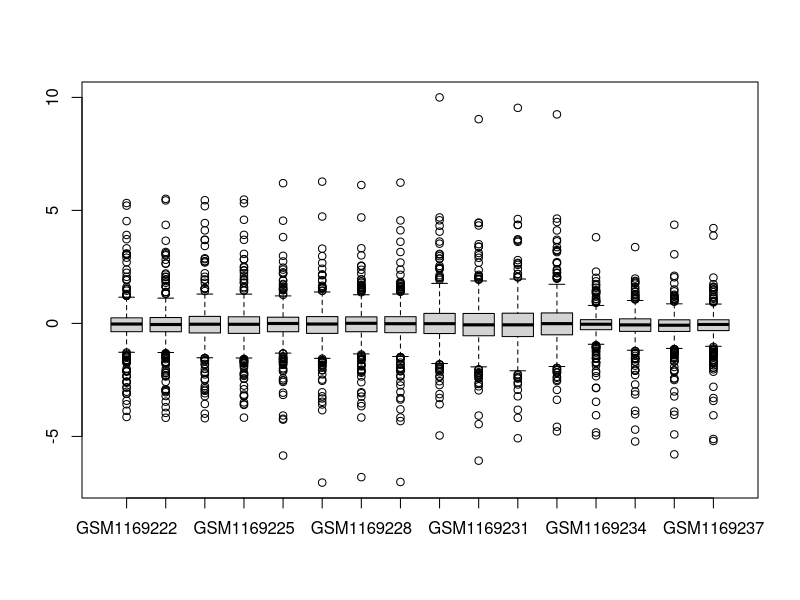

The R source for this figure:
library(plyr)
library(tidyselect)

setwd('/Users/amit/Desktop/Mac/ScientificReports/SecondRevisionFiles/Codes')

expression_array=read.csv('GSE48135.txt',sep='\t')
idmap=read.csv('UniversalIDmap.csv')

colnames(expression_array)[1]='ID'

expr=join(idmap,expression_array,type='left')

boxplot(expr[,5:20])

summary(expr[,5:20])

df = subset(expr, select = -c(X,YeastID))

write.csv(df,'GeneExpressionNitrogenSources.csv')
